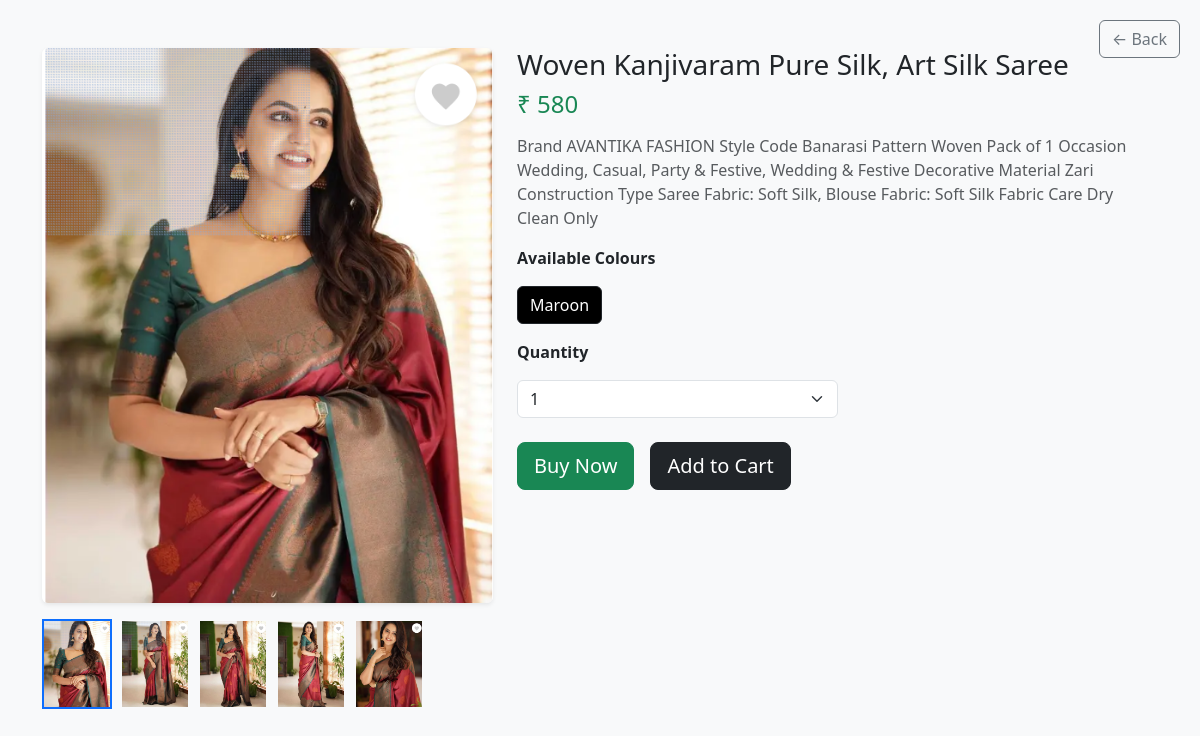
The app's page /product/20 with its own data.
### tables this page shows
CREATE TABLE products (
    id INTEGER PRIMARY KEY AUTOINCREMENT,
    name TEXT NOT NULL,
    price INTEGER NOT NULL,
    description TEXT
, quantity INTEGER DEFAULT 0);

CREATE TABLE "product_images" (
    id INTEGER PRIMARY KEY AUTOINCREMENT,
    product_id INTEGER,
    color TEXT,
    image TEXT
, quantity INTEGER DEFAULT 0);

### app.py (the view)
@app.route("/product/<int:product_id>")
def product_detail(product_id):
    conn = get_db()
    cur = conn.cursor()
    cur.execute("""
        SELECT id, name, price, description, quantity
        FROM products
        WHERE id = ?
    """, (product_id,))
    product = cur.fetchone()
    if not product:
        conn.close()
        return redirect("/")
    if product[4] <= 0:
        conn.close()
        return redirect("/")
    cur.execute("""
        SELECT color, image
        FROM product_images
        WHERE product_id = ?
    """, (product_id,))
    rows = cur.fetchall()
    conn.close()
    images_by_colour = {}
    for colour, image in rows:
        safe_colour = colour if colour else "Default"
        images_by_colour.setdefault(safe_colour, []).append("images/" + image)
    return render_template(
        "product.html",
        product=product,              # (id, name, price, description, quantity)
        images_by_colour=images_by_colour,
        cart=session.get("cart", [])
    )

### app.py (called while the page is built)
def get_db():
    conn = sqlite3.connect(
        "database.db",
        timeout=30,              # wait instead of locking
        check_same_thread=False  # allow Flask threads
    )
    conn.row_factory = sqlite3.Row
    conn.execute("PRAGMA journal_mode=WAL;")
    conn.execute("PRAGMA synchronous=NORMAL;")
    return conn

### templates/product.html (shortened to what this page needs)
<!DOCTYPE html>
<html lang="en">
<head>
    <link href="https://cdn.jsdelivr.net/npm/bootstrap@5.3.2/dist/css/bootstrap.min.css" rel="stylesheet">
</head>
<body class="bg-light">
<div style="position: absolute; top: 20px; right: 20px; z-index: 1000;">
    <button onclick="history.back()" class="btn btn-outline-secondary">
        ← Back
    </button>
</div>
<div class="container mt-5">
    <div class="row">
        <div class="col-md-5">
            {% set first_colour = images_by_colour.keys()|list|first %}
            {% set first_image = images_by_colour[first_colour][0] %}
            <img id="mainImage"
                 src="{{ url_for('static', filename=first_image) }}"
                 class="img-fluid rounded shadow-sm mb-3">
            <div id="thumbContainer" class="d-flex gap-2 flex-wrap">
                {% for img in images_by_colour[first_colour] %}
                    <img src="{{ url_for('static', filename=img) }}"
                         class="thumb {% if loop.first %}active{% endif %}"
                         onclick="changeMainImage('{{ img }}', this)">
                {% endfor %}
            </div>
        </div>
        <div class="col-md-7">
            <h3>{{ product[1] }}</h3>
            <h4 class="text-success">₹ {{ product[2] }}</h4>
            <p class="text-muted mt-3">
                {{ product[3] }}
            </p>
            <p class="fw-bold mt-3">Available Colours</p>
            <div id="colorButtons" class="mb-3">
                {% for colour in images_by_colour.keys() %}
                    <button type="button"
                            class="btn btn-outline-dark me-2 color-btn {% if loop.first %}active{% endif %}"
                            onclick="changeColour('{{ colour }}', this)">
                        {{ colour }}
                    </button>
                {% endfor %}
            </div>
            {% if product[4] > 0 %}
                <p class="fw-bold mt-3">Quantity</p>
                <select class="form-select w-50 mb-4" id="quantitySelect">
                    {% for i in range(1, product[4] + 1) %}
                        <option value="{{ i }}">{{ i }}</option>
                    {% endfor %}
                </select>
                <div class="d-flex gap-3">
                    <form method="post" action="/buy_now/{{ product[0] }}">
                        <button type="submit" class="btn btn-success btn-lg">
                            Buy Now
                        </button>
                    </form>
                    <form method="post" action="/add_to_cart">
                        <button type="submit" class="btn btn-dark btn-lg">
                            Add to Cart
                        </button>
                    </form>
                </div>
            {% else %}
                <button class="btn btn-secondary btn-lg mt-3" disabled>
                    Out of Stock
                </button>
            {% endif %}
        </div>
    </div>
</div>
</body>
</html>

### templates/product.html (style rules this page uses)
.thumb { width: 70px; height: 90px; object-fit: cover; cursor: pointer; border: 2px solid transparent; }
.thumb.active { border: 2px solid #0d6efd; }
.color-btn.active { background: #000; color: #fff; }

### records on screen
products: name "Woven Kanjivaram Pure Silk, Art Silk Saree", price "580", description "Brand AVANTIKA FASHION Style Code Banarasi Pattern Woven Pack of 1 Occasion Wedding, Casual, Party & Festive, Wedding & Festive Decorative Material Zari Construction Type Saree Fabric: Soft Silk, Blouse Fabric: Soft Silk Fabric Care Dry Clean Only", quantity "1"
product_images: color "Maroon"
